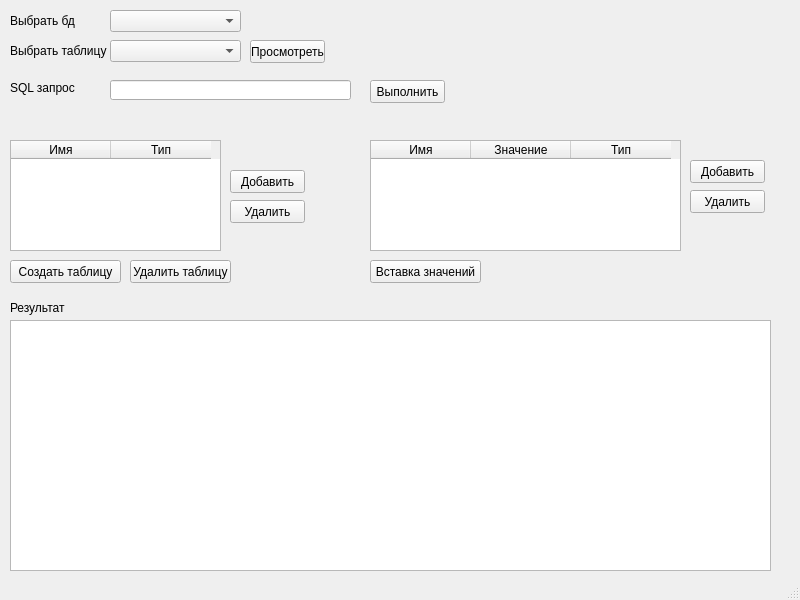
<?xml version="1.0" encoding="UTF-8"?>
<ui version="4.0">
 <class>MainWindow</class>
 <widget class="QMainWindow" name="MainWindow">
  <property name="geometry">
   <rect>
    <x>0</x>
    <y>0</y>
    <width>800</width>
    <height>600</height>
   </rect>
  </property>
  <property name="maximumSize">
   <size>
    <width>800</width>
    <height>600</height>
   </size>
  </property>
  <property name="windowTitle">
   <string>MainWindow</string>
  </property>
  <widget class="QWidget" name="centralwidget">
   <widget class="QComboBox" name="comboBoxDatabases">
    <property name="geometry">
     <rect>
      <x>110</x>
      <y>10</y>
      <width>131</width>
      <height>22</height>
     </rect>
    </property>
   </widget>
   <widget class="QLabel" name="label">
    <property name="geometry">
     <rect>
      <x>10</x>
      <y>10</y>
      <width>111</width>
      <height>21</height>
     </rect>
    </property>
    <property name="text">
     <string>Выбрать бд</string>
    </property>
   </widget>
   <widget class="QLabel" name="label_2">
    <property name="geometry">
     <rect>
      <x>10</x>
      <y>40</y>
      <width>101</width>
      <height>21</height>
     </rect>
    </property>
    <property name="text">
     <string>Выбрать таблицу</string>
    </property>
   </widget>
   <widget class="QComboBox" name="comboBoxTables">
    <property name="geometry">
     <rect>
      <x>110</x>
      <y>40</y>
      <width>131</width>
      <height>22</height>
     </rect>
    </property>
   </widget>
   <widget class="QLabel" name="label_3">
    <property name="geometry">
     <rect>
      <x>10</x>
      <y>80</y>
      <width>121</width>
      <height>16</height>
     </rect>
    </property>
    <property name="text">
     <string>SQL запрос</string>
    </property>
   </widget>
   <widget class="QLineEdit" name="sqlRequest">
    <property name="geometry">
     <rect>
      <x>110</x>
      <y>80</y>
      <width>241</width>
      <height>20</height>
     </rect>
    </property>
   </widget>
   <widget class="QPushButton" name="executeRequestBUTTON">
    <property name="geometry">
     <rect>
      <x>370</x>
      <y>80</y>
      <width>75</width>
      <height>23</height>
     </rect>
    </property>
    <property name="text">
     <string>Выполнить</string>
    </property>
   </widget>
   <widget class="QPushButton" name="getTablesFromChosenDatabaseBUTTON">
    <property name="geometry">
     <rect>
      <x>250</x>
      <y>40</y>
      <width>75</width>
      <height>23</height>
     </rect>
    </property>
    <property name="text">
     <string>Просмотреть</string>
    </property>
   </widget>
   <widget class="QTextBrowser" name="showData">
    <property name="geometry">
     <rect>
      <x>10</x>
      <y>320</y>
      <width>761</width>
      <height>251</height>
     </rect>
    </property>
   </widget>
   <widget class="QLabel" name="label_4">
    <property name="geometry">
     <rect>
      <x>10</x>
      <y>300</y>
      <width>61</width>
      <height>16</height>
     </rect>
    </property>
    <property name="text">
     <string>Результат</string>
    </property>
   </widget>
   <widget class="QTableWidget" name="createTableWidget">
    <property name="geometry">
     <rect>
      <x>10</x>
      <y>140</y>
      <width>211</width>
      <height>111</height>
     </rect>
    </property>
    <column>
     <property name="text">
      <string>Имя</string>
     </property>
    </column>
    <column>
     <property name="text">
      <string>Тип</string>
     </property>
    </column>
   </widget>
   <widget class="QPushButton" name="addNewFieldInTableBUTTON">
    <property name="geometry">
     <rect>
      <x>230</x>
      <y>170</y>
      <width>75</width>
      <height>23</height>
     </rect>
    </property>
    <property name="text">
     <string>Добавить</string>
    </property>
   </widget>
   <widget class="QPushButton" name="deleteChosenFieldFromTableBUTTON">
    <property name="geometry">
     <rect>
      <x>230</x>
      <y>200</y>
      <width>75</width>
      <height>23</height>
     </rect>
    </property>
    <property name="text">
     <string>Удалить</string>
    </property>
   </widget>
   <widget class="QPushButton" name="createTableBUTTON">
    <property name="geometry">
     <rect>
      <x>10</x>
      <y>260</y>
      <width>111</width>
      <height>23</height>
     </rect>
    </property>
    <property name="text">
     <string>Создать таблицу</string>
    </property>
   </widget>
   <widget class="QPushButton" name="deleteTableBUTTON">
    <property name="geometry">
     <rect>
      <x>130</x>
      <y>260</y>
      <width>101</width>
      <height>23</height>
     </rect>
    </property>
    <property name="text">
     <string>Удалить таблицу</string>
    </property>
   </widget>
   <widget class="QTableWidget" name="addValuesWidget">
    <property name="geometry">
     <rect>
      <x>370</x>
      <y>140</y>
      <width>311</width>
      <height>111</height>
     </rect>
    </property>
    <column>
     <property name="text">
      <string>Имя</string>
     </property>
    </column>
    <column>
     <property name="text">
      <string>Значение</string>
     </property>
    </column>
    <column>
     <property name="text">
      <string>Тип</string>
     </property>
    </column>
   </widget>
   <widget class="QPushButton" name="executeAddingValuesBUTTON">
    <property name="geometry">
     <rect>
      <x>370</x>
      <y>260</y>
      <width>111</width>
      <height>23</height>
     </rect>
    </property>
    <property name="text">
     <string>Вставка значений</string>
    </property>
   </widget>
   <widget class="QPushButton" name="addValueToChosenTableBUTTON">
    <property name="geometry">
     <rect>
      <x>690</x>
      <y>160</y>
      <width>75</width>
      <height>23</height>
     </rect>
    </property>
    <property name="text">
     <string>Добавить</string>
    </property>
   </widget>
   <widget class="QPushButton" name="deleteValueFromChosenTableBUTTON">
    <property name="geometry">
     <rect>
      <x>690</x>
      <y>190</y>
      <width>75</width>
      <height>23</height>
     </rect>
    </property>
    <property name="text">
     <string>Удалить</string>
    </property>
   </widget>
  </widget>
  <widget class="QStatusBar" name="statusbar"/>
 </widget>
 <resources/>
 <connections/>
</ui>
